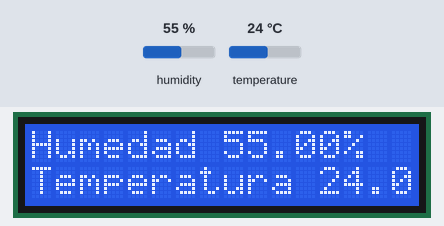
Simulated run of this sketch. Board: ESP32. On the bench: 16×2 character LCD. The inputs (shaded band) are chosen by the test bench; at power-on: temperature 24 °C, humidity 55 %. What the sketch prints to the serial monitor is not drawn.

Above: at 2.6 s.
2.7 s: temperature set to 0 °C
At 7.0 s:
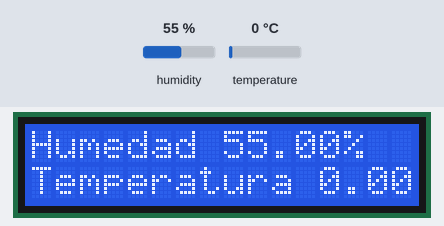
7.5 s: humidity set to 22 %
At 11.2 s:
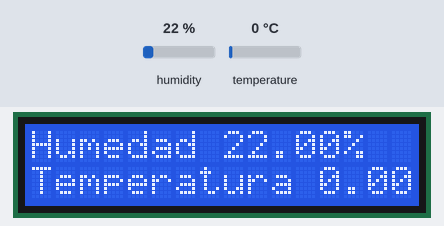
11.5 s: temperature set to 12 °C
At 14.5 s:
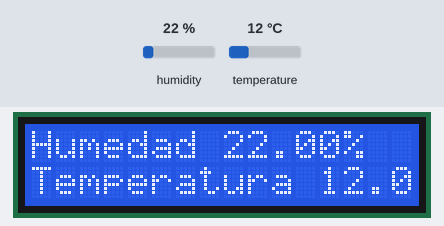
15.5 s: humidity set to 40 %
At 18.8 s:
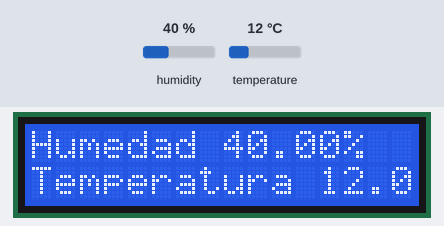
Timing chart, 0 to 20.3 s (numbered marks = the images above; inputs shaded):
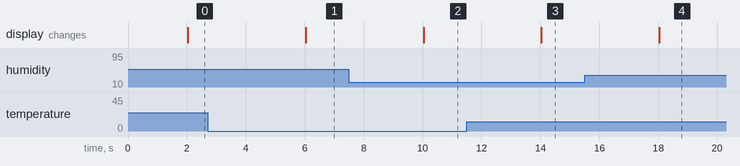

Measured:
- after the input at 2.7 s, the display: changes after 3.3 s (image 1)
- after the input at 7.5 s, the display: changes after 2.5 s (image 2)
- after the input at 11.5 s, the display: changes after 2.5 s (image 3)
- after the input at 15.5 s, the display: changes after 2.5 s (image 4)

The sketch:

lectura_Humedad_y_LCD.ino
```cpp
#include <WiFi.h>
#include <WiFiClient.h>
#include <WiFiAP.h>
#include <DHT.h>
#include <Adafruit_Sensor.h>
#include <LiquidCrystal.h>
#include <WebServer.h>

const char *ssid = "T1_Arus";
const char *password = "comuna13";

DHT my_sensor(33,DHT11);
LiquidCrystal lcd(13, 12, 14, 27, 26, 25);


float Humedad,Temeratura;
unsigned int envio=2000,tactual,tanterior;


WebServer server(80);

void setup() {

  Serial.begin(115200);

  WiFi.softAP(ssid, password);
  IPAddress myIP = WiFi.softAPIP();
  Serial.print("AP IP address: ");
  Serial.println(myIP);

  lcd.begin(16, 2);

  my_sensor.begin();

  server.on("/", handleConnectionRoot);
  server.onNotFound(handle_NotFound);
  server.begin();

}

void loop() {
  tactual=millis();


  if(tactual-tanterior>envio){
  Humedad= my_sensor.readHumidity();
  Temeratura=my_sensor.readTemperature();
  printlcd();
  }

  server.handleClient();
}


void printlcd(){
      tanterior=tactual;
        lcd.setCursor(0, 0);
        lcd.print("Humedad ");
        lcd.print(Humedad);
        lcd.print("%   ");
        lcd.setCursor(0, 2);
        lcd.print("Temperatura ");
        lcd.println(Temeratura);
        Serial.println(Temeratura);

  }
String device ="";
String answer ="";
String answer2 ="";

void handleConnectionRoot() {
  setAnswer();
  server.send(200, "text/html", answer);
}

void handle_NotFound(){
  server.send(404, "text/plain", "Not found");
}


void setAnswer(){
  /*answer = "<!DOCTYPE html>\
            <html>\
            <style>\
            body { background-color: #FF5733; font-family: Arial, Helvetica, Sans-Serif; Color: #000088; }\
            </style>\
            <body>\
            <h1>La Temperatura actual es de  \"" + (String)Temeratura + "\"!  </h1>\
            </body>\
            </html>";
    */

  answer = " <!DOCTYPE html>\
            <html>\
            <head> <meta name=\"viewport\" content=\"width=device-width, initial-scale=1.0, user-scalable=no\">\
            <title>LED Control</title>\
            <style>\
            html { height:100% ;font-family: Helvetica; display: inline-block; margin: 0px auto; text-align: center;}\
            body { background-image: linear-gradient(#FFFFFF,rgb(255,122,89)); font-family: Arial, Helvetica, Sans-Serif;} \
            h1 {color: #000000;margin: 50px auto 30px;}\
            h2 {color: #FF5733;margin: 50px auto 30px; font-size:20px}\
            h3 {color: #000088;margin-bottom: 50px;}\
            p {font-size: 14px;color: #888;margin-bottom: 10px;}\
            </style>\
            </head>\
            <body>\
            <h1>SENSORES TERRAZA</h1>\
            <h2>Tempertaruta</h2>\
            <h3>\"" + (String)Temeratura + "\" C</h3>\
            <h2>Humedad</h2>\
            <h3>\"" + (String)Humedad + "\" %</h3>\
            </body>\
            </html>";
            }
```
